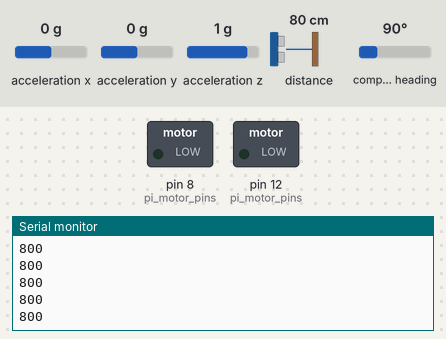
This sketch was run on a simulated Arduino Leonardo, built with avr-gcc and run on an emulated ATmega32U4. Shown: switched loads named in the sketch (green lamp = pin HIGH), the last lines printed to the serial monitor. The test bench sets the inputs (shaded band); at power-on: distance to the obstacle 80 cm, acceleration x 0 g, compass heading 90°, acceleration y 0 g, acceleration z 1 g.

Above: at 1.2 s.
1.3 s: distance to the obstacle set to 2 cm
At 2.2 s:
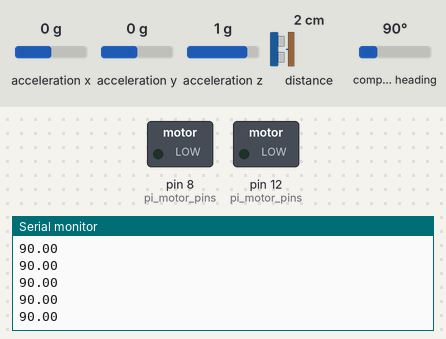
2.8 s: acceleration x set to -1.4 g
4.3 s: compass heading set to 7°
At 5.3 s:
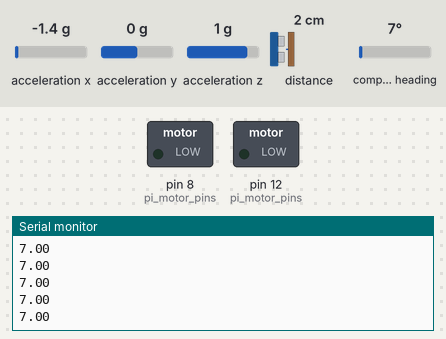
Timing chart, 0 to 7.0 s (numbered marks = the images above; inputs shaded):
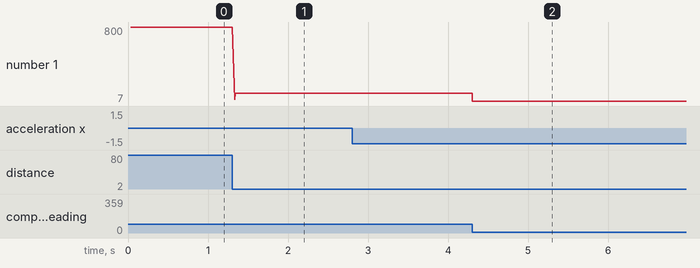

Measured:
- after the input at 1.3 s, the serial monitor: prints a new line at once (image 1)
- after the input at 4.3 s, the serial monitor: prints a new line at once (image 2)
- plotted number 1: 800 → 90 after the input at 1.3 s, 90 → 7 after the input at 4.3 s

The sketch:

Obstacle_Avoidance.ino
```cpp
#include "Motors.h"
#include <Wire.h>
#include <VL53L0X.h>
#include <Adafruit_Sensor.h>
#include <Adafruit_BNO055.h>

#define LOWER 0
#define HIGHER 1

Motor motor(MPORT1);
Motor motor2(MPORT2);
VL53L0X sensor;

Adafruit_BNO055 bno = Adafruit_BNO055(55, 0x28);

const int motorSpeed = 100;

void move(int rightSpeed, int leftSpeed) {
  motor.run(-rightSpeed);
  motor2.run(leftSpeed);
}

void stopMotors() {
  motor.stop();
  motor2.stop();
}

void tcaselect(uint8_t i) {
  if (i > 7) return;

  Wire.beginTransmission(0x70);
  Wire.write(1 << i);
  Wire.endTransmission();
}


void setup() {

  Wire.begin();
  Serial.begin(9600);
  if (!bno.begin())
  {
    Serial.print("Ooops, no BNO055 detected ... Check your wiring or I2C ADDR!");
    while (1);
  }

  sensor.setTimeout(500);
  if (!sensor.init()) {
    Serial.println("Failed to detect and initialize sensor!");
    while (1) {}
  }
  sensor.startContinuous();

}
void loop() {
  sensors_event_t orientationData;
  bno.getEvent(&orientationData, Adafruit_BNO055::VECTOR_EULER);
  int orient_before;
  int distance[2];


  distance[HIGHER] = sensor.readRangeContinuousMillimeters();

  //Serial.println(orientationData.orientation.x);

  Serial.println(distance[HIGHER]);


  if (distance[HIGHER] < 50) {

    bno.getEvent(&orientationData, Adafruit_BNO055::VECTOR_EULER);
    orient_before = orientationData.orientation.x;

    if (orient_before >= 270) {
      while (orient_before - 90 < orientationData.orientation.x) {
        bno.getEvent(&orientationData, Adafruit_BNO055::VECTOR_EULER);
        Serial.println(orientationData.orientation.x);
        move(-80, 80);
      }

    }
    else {
      while (orientationData.orientation.x < orient_before + 90) {
        bno.getEvent(&orientationData, Adafruit_BNO055::VECTOR_EULER);
        Serial.println(orientationData.orientation.x);
        move(-80, 80);
      }
    }
    stopMotors();
  }
}
```

Motors.h
```cpp
#define MPORT1 0
#define MPORT2 1
#define MPORT3 2
#define MPORT4 3


struct motor_pins{
  uint8_t h1;
  uint8_t h2;
  uint8_t pwm;
  uint8_t cha;
};

const motor_pins pi_motor_pins[4] = {{35,34,12,18},{36,37, 8,19},{42,43, 9,3},{A5,A4,5,2}};

class Motor{
  public:
  Motor(int port, bool attachEnc = true){
    this->port = port;
    if(attachEnc)
    attachEncoder();
  //  mticks = ticks[port];

      //The PWM frequency is 976 Hz
#if defined(__AVR_ATmega32U4__) //MeBaseBoard use ATmega32U4 as MCU
  TCCR1A =  _BV(WGM10);
  TCCR1B = _BV(CS11) | _BV(CS10) | _BV(WGM12);

  TCCR3A = _BV(WGM30);
  TCCR3B = _BV(CS31) | _BV(CS30) | _BV(WGM32);

  TCCR4B = _BV(CS42) | _BV(CS41) | _BV(CS40);
  TCCR4D = 0;

#elif defined(__AVR_ATmega328__) // else ATmega328

  TCCR1A = _BV(WGM10);
  TCCR1B = _BV(CS11) | _BV(CS10) | _BV(WGM12);

  TCCR2A = _BV(WGM21) | _BV(WGM20);
  TCCR2B = _BV(CS22);

#elif defined(__AVR_ATmega2560__) //else ATmega2560
  TCCR1A = _BV(WGM10);
  TCCR1B = _BV(CS11) | _BV(CS10) | _BV(WGM12);

  TCCR2A = _BV(WGM21) | _BV(WGM20);
  TCCR2B = _BV(CS22);
#endif
  }


  void run(int speed){
    #ifndef MOTORSOFF
    speed = speed > 255 ? 255 : speed;
    speed = speed < -255 ? -255 : speed;
    if(speed >= 0){
      digitalWrite(pi_motor_pins[port].h2, LOW);
      digitalWrite(pi_motor_pins[port].h1, HIGH);
      analogWrite(pi_motor_pins[port].pwm, speed);
      dir[port] = true;

    }
    if(speed < 0){
      digitalWrite(pi_motor_pins[port].h1, LOW);
      digitalWrite(pi_motor_pins[port].h2, HIGH);
      analogWrite(pi_motor_pins[port].pwm, -speed);
      dir[port] = false;
    }
    #endif
  }

  void stop(){
    run(0);
  }

  void attachEncoder(){
    if(port == 0)
    attachInterrupt(digitalPinToInterrupt(pi_motor_pins[port].cha),interupt0,RISING);
    if(port == 1)
    attachInterrupt(digitalPinToInterrupt(pi_motor_pins[port].cha),interupt1,RISING);
    if(port == 2)
    attachInterrupt(digitalPinToInterrupt(pi_motor_pins[port].cha),interupt2,RISING);
    if(port == 3)
    attachInterrupt(digitalPinToInterrupt(pi_motor_pins[port].cha),interupt3,RISING);
  }

  static void interupt0(){
      if(dir[0])
      ticks[0]++;
      else
      ticks[0]--;
  }

  static void interupt1(){
      if(dir[1])
      ticks[1]++;
      else
      ticks[1]--;
  }

    static void interupt2(){
      if(dir[2])
      ticks[2]++;
      else
      ticks[2]--;
  }


  static void interupt3(){
      if(dir[3])
      ticks[3]++;
      else
      ticks[3]--;
  }

  int getTicks(){
    return ticks[port];
  }

  void resetTicks(){
    ticks[port] = 0;
  }
  //int& mticks;

  int port;
  static inline int ticks[4] = {0};
  static inline bool dir[4] = {true};
};
```
